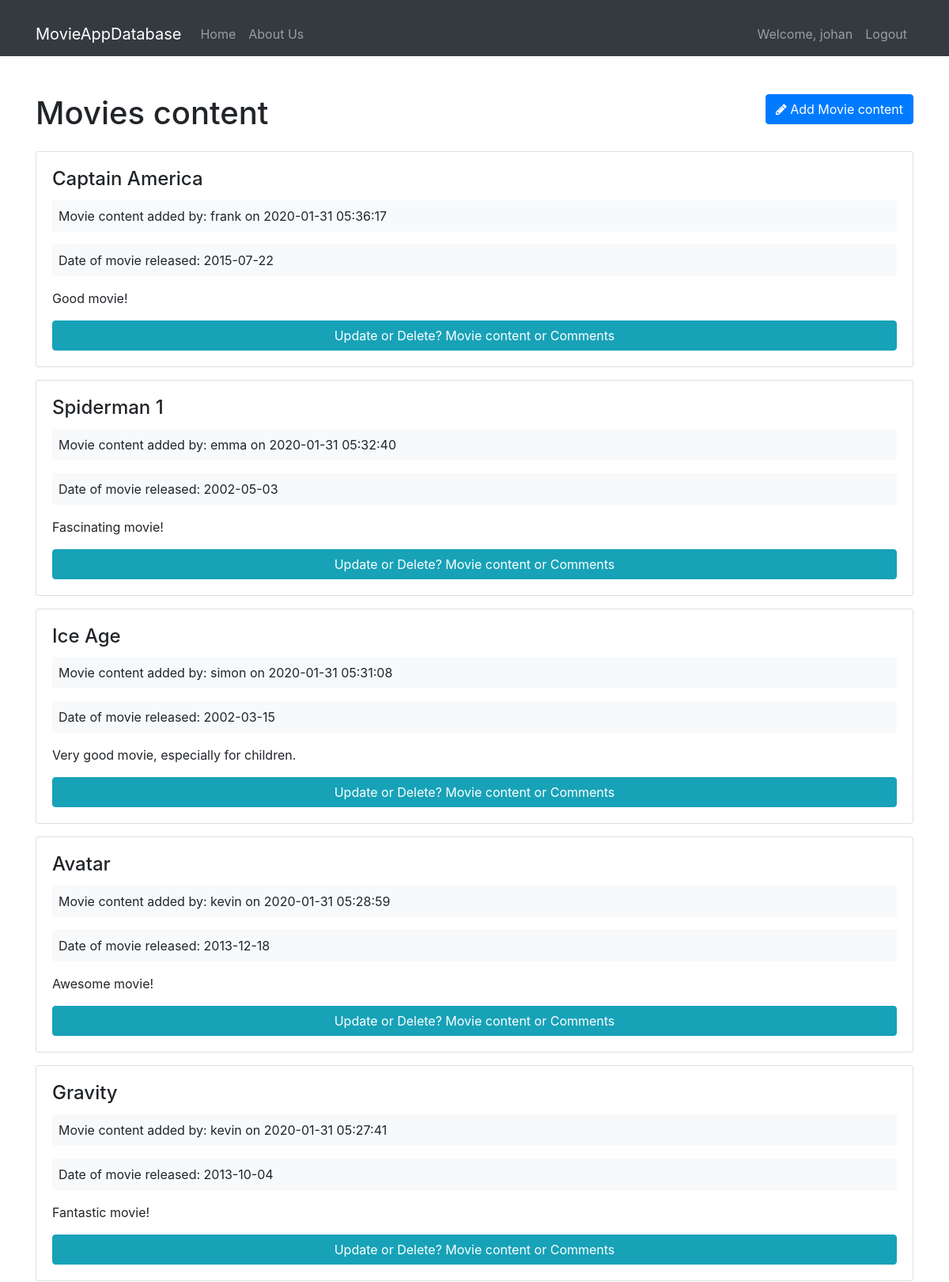
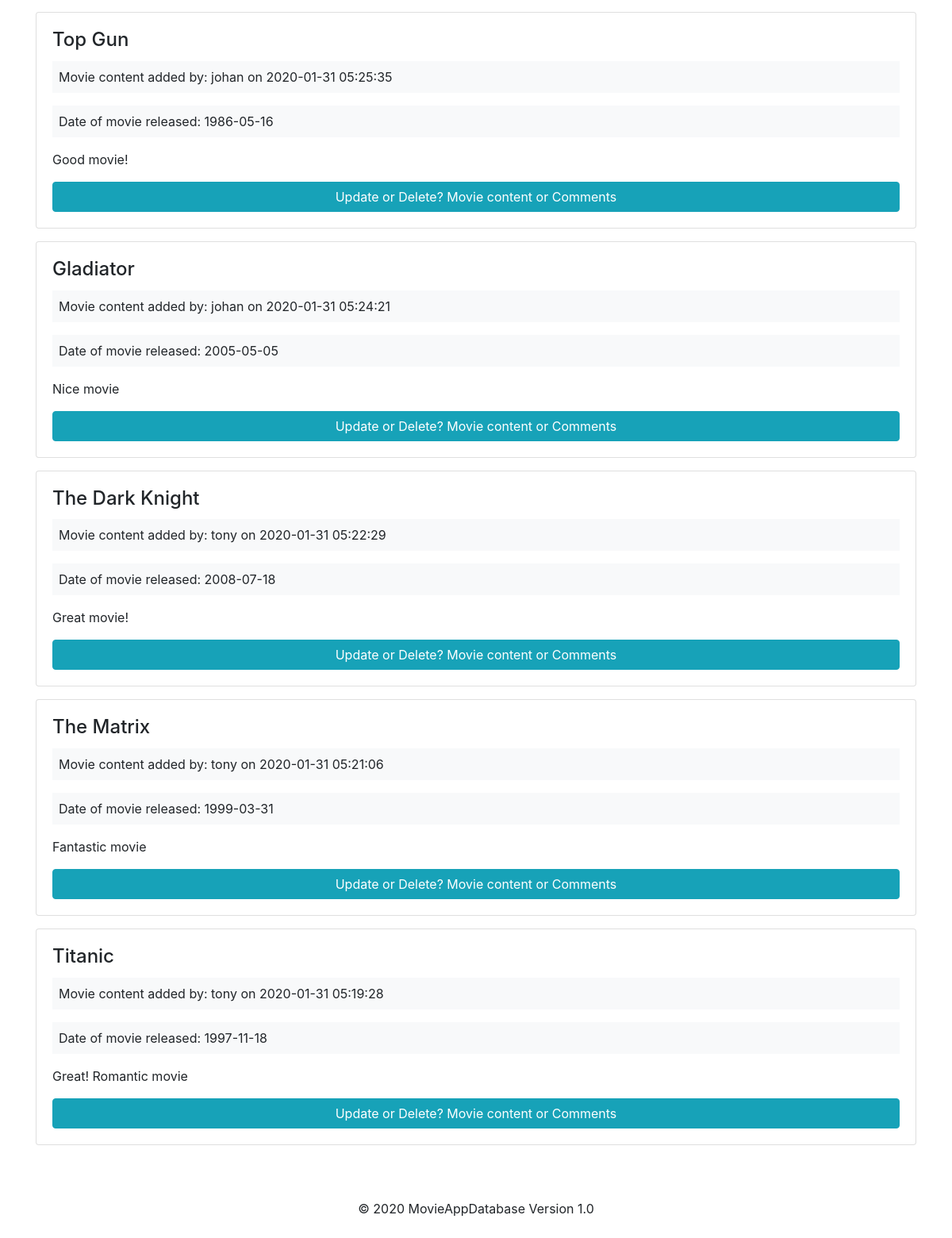
/movies (signed in), run on the app's committed database (2 pictures, top to bottom).
### tables this page shows
CREATE TABLE `movies` (
  `id` int(11) NOT NULL,
  `user_id` int(11) NOT NULL,
  `movie_name` varchar(255) NOT NULL,
  `date_release` date NOT NULL,
  `comments` text NOT NULL,
  `created_at` datetime NOT NULL DEFAULT current_timestamp()
);

CREATE TABLE `users` (
  `id` int(11) NOT NULL,
  `user_name` varchar(75) NOT NULL,
  `user_email` varchar(75) NOT NULL,
  `password` varchar(75) NOT NULL,
  `created_at` datetime NOT NULL DEFAULT current_timestamp()
);

### app/controllers/Movies.php (called while the page is built, shortened)
<?php
class Movies extends Controller
{
  public function __construct()
  {
    $this->movieModel = $this->model('Movie');
  }
  public function index()
  {
    $movies = $this->movieModel->getMovies();
    $data = [
      'movies' => $movies
    ];
    $this->view('movies/index', $data);
  }
}

### app/libraries/Core.php (called while the page is built, shortened)
<?php
class Core
{
  protected $currentMethod = 'index';
  public function __construct()
  {
    $url = $this->getUrl();
    if (file_exists('../app/controllers/' . ucwords($url[0]) . '.php')) {
      unset($url[0]);
    }
    $this->currentController = new $this->currentController;
    $this->params = $url ? array_values($url) : [];
    call_user_func_array([$this->currentController, $this->currentMethod], $this->params);
  }
  public function getUrl()
  {
    if (isset($_GET['url'])) {
      $url = rtrim($_GET['url'], '/');
      $url = filter_var($url, FILTER_SANITIZE_URL);
      $url = explode('/', $url);
      return $url;
    }
  }
}

### public/index.php (called while the page is built, shortened)
<?php
  $init = new Core;

### app/libraries/Database.php (called while the page is built, shortened)
<?php
class Database
{
  private $host = DB_HOST;
  private $user = DB_USER;
  private $pass = DB_PASS;
  private $dbname = DB_NAME;
  private $dbh;
  private $stmt;
  public function __construct()
  {
    $dsn = 'mysql:host=' . $this->host . ';dbname=' . $this->dbname;
    $options = array(
      PDO::ATTR_PERSISTENT => true,
      PDO::ATTR_ERRMODE => PDO::ERRMODE_EXCEPTION
    );
    try {
      $this->dbh = new PDO($dsn, $this->user, $this->pass, $options);
    } catch (PDOException $e) {
      $this->error = $e->getMessage();
      echo $this->error;
    }
  }
  public function query($sql)
  {
    $this->stmt = $this->dbh->prepare($sql);
  }
  public function execute()
  {
    return $this->stmt->execute();
  }
  public function resultSet()
  {
    $this->execute();
    return $this->stmt->fetchAll(PDO::FETCH_OBJ);
  }
}

### app/models/Movie.php (called while the page is built, shortened)
<?php
class Movie
{
  private $db;
  public function __construct()
  {
    $this->db = new Database;
  }
  public function getMovies()
  {
    $this->db->query('SELECT *,
    movies.id as movieId,
      users.id as userId,
      movies.created_at as movieCreated,
      users.created_at as userCreated
      FROM movies
      INNER JOIN users
      ON movies.user_id = users.id
      ORDER BY movies.created_at DESC
      ');
    $results = $this->db->resultSet();
    return $results;
  }
}

### app/views/movies/index.php (the view, shortened to what this page needs)
<?php require APPROOT . '/views/inc/header.php'; ?>
<div class="row mb-3">
  <div class="col-md-6">
    <h1>Movies content</h1>
  </div>
  <div class="col-md-6">
    <a href="<?php echo URLROOT; ?>/movies/add" class="btn btn-primary pull-right">
      <i class="fa fa-pencil"></i> Add Movie content
    </a>
  </div>
</div>
<?php foreach ($data['movies'] as $movie) : ?>
  <div class="card card-body mb-3">
    <h4 class="card-title"><?php echo $movie->movie_name; ?></h4>
    <div class="bg-light p-2 mb-3">
      Movie content added by: <?php echo $movie->user_name; ?> on <?php echo $movie->movieCreated; ?>
    </div>
    <div class="bg-light p-2 mb-3">
      Date of movie released: <?php echo $movie->date_release; ?>
    </div>
    <p class="card-text"><?php echo $movie->comments; ?></p>
    <a href="<?php echo URLROOT; ?>/movies/show/<?php echo $movie->movieId; ?>" class="btn btn-info">Update or Delete? Movie content or Comments</a>
  </div>
<?php endforeach; ?>
<?php require APPROOT . '/views/inc/footer.php'; ?>

### data on the page
movies: movie_name "Captain America", user.user_name "frank", created_at "2020-01-31 05:36:17", date_release "2015-07-22", comments "Good movie!"
movies: movie_name "Spiderman 1", user.user_name "emma", created_at "2020-01-31 05:32:40", date_release "2002-05-03", comments "Fascinating movie!"
movies: movie_name "Ice Age", user.user_name "simon", created_at "2020-01-31 05:31:08", date_release "2002-03-15", comments "Very good movie, especially for children."
movies: movie_name "Avatar", user.user_name "kevin", created_at "2020-01-31 05:28:59", date_release "2013-12-18", comments "Awesome movie!"
movies: movie_name "Gravity", user.user_name "kevin", created_at "2020-01-31 05:27:41", date_release "2013-10-04", comments "Fantastic movie!"
movies: movie_name "Top Gun", user.user_name "johan", created_at "2020-01-31 05:25:35", date_release "1986-05-16", comments "Good movie!"
movies: movie_name "Gladiator", user.user_name "johan", created_at "2020-01-31 05:24:21", date_release "2005-05-05", comments "Nice movie"
movies: movie_name "The Dark Knight", user.user_name "tony", created_at "2020-01-31 05:22:29", date_release "2008-07-18", comments "Great movie!"
movies: movie_name "The Matrix", user.user_name "tony", created_at "2020-01-31 05:21:06", date_release "1999-03-31", comments "Fantastic movie"
movies: movie_name "Titanic", user.user_name "tony", created_at "2020-01-31 05:19:28", date_release "1997-11-18", comments "Great! Romantic movie"

### other printed values
SITENAME "MovieAppDatabase"
$_SESSION['user_name'] "johan"
